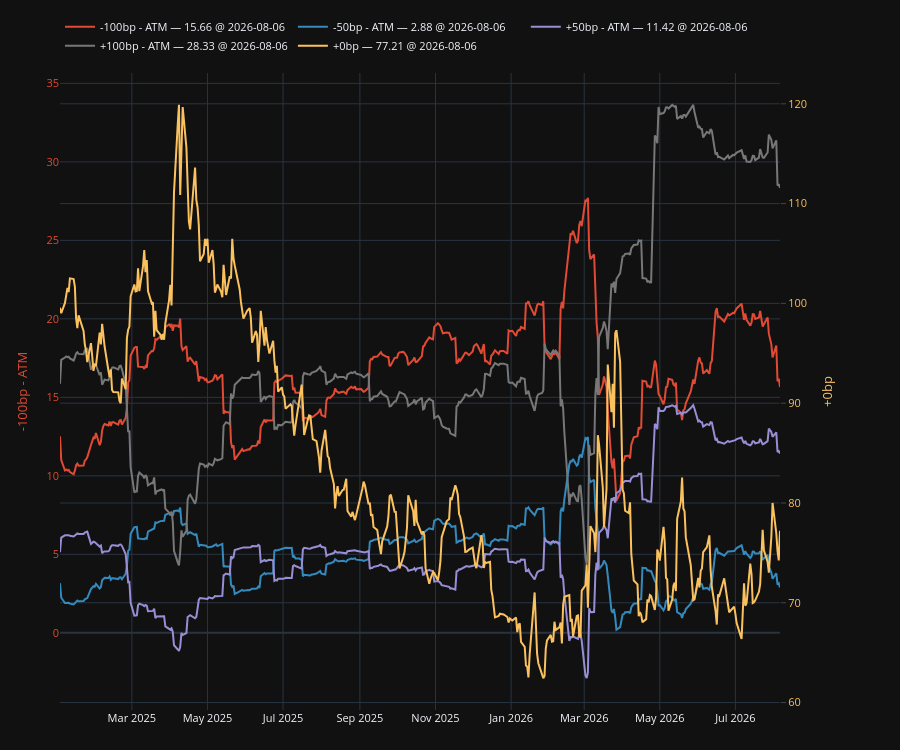

Here is the notebook cell this chart was saved with:
### Code cell
plot, fig, ax, ax2, legend = make_secondary_axis_plot(engine="plotly")
for col in [c for c in skew.columns if c.endswith("- ATM")]:
    plot(skew[col], which="left")
plot(skew["+0bp"], which="right")
legend(valfmt="{:.2f}", show_date=True)

### Figure 1 — Plotly figure (JSON) as saved in the notebook; plotly's stock layout.template omitted (floating-point values rounded to 4 significant figures; data arrays with more than 128 entries replaced by an {"elided": "..."} marker saying what was removed)
{"data": [{"line": {"color": "#E24A33"}, "mode": "lines", "name": "-100bp - ATM — 15.66 @ 2026-08-06", "showlegend": true, "type": "scatter", "x": {"elided": "399 str values"}, "y": {"elided": "399 float values"}, "yaxis": "y"}, {"line": {"color": "#348ABD"}, "mode": "lines", "name": "-50bp - ATM — 2.88 @ 2026-08-06", "showlegend": true, "type": "scatter", "x": {"elided": "399 str values"}, "y": {"elided": "399 float values"}, "yaxis": "y"}, {"line": {"color": "#988ED5"}, "mode": "lines", "name": "+50bp - ATM — 11.42 @ 2026-08-06", "showlegend": true, "type": "scatter", "x": {"elided": "399 str values"}, "y": {"elided": "399 float values"}, "yaxis": "y"}, {"line": {"color": "#777777"}, "mode": "lines", "name": "+100bp - ATM — 28.33 @ 2026-08-06", "showlegend": true, "type": "scatter", "x": {"elided": "399 str values"}, "y": {"elided": "399 float values"}, "yaxis": "y"}, {"line": {"color": "#FBC15E"}, "mode": "lines", "name": "+0bp — 77.21 @ 2026-08-06", "showlegend": true, "type": "scatter", "x": {"elided": "399 str values"}, "y": {"elided": "399 float values"}, "yaxis": "y2"}], "layout": {"font": {"size": 11}, "height": 750, "legend": {"orientation": "h", "x": 0, "xanchor": "left", "y": 1.02, "yanchor": "bottom"}, "margin": {"b": 40, "l": 60, "r": 120, "t": 60}, "newshape": {"line": {"color": "red"}}, "title": {}, "xaxis": {"showgrid": true, "showspikes": true, "spikecolor": "white", "spikemode": "across", "spikesnap": "cursor"}, "yaxis": {"showgrid": true, "showspikes": true, "spikecolor": "white", "spikesnap": "cursor", "spikethickness": 0.5, "tickfont": {"color": "#E24A33"}, "title": {"font": {"color": "#E24A33"}, "text": "-100bp - ATM"}}, "yaxis2": {"anchor": "x", "overlaying": "y", "position": 0.98, "showgrid": true, "showspikes": true, "side": "right", "spikecolor": "white", "spikesnap": "cursor", "spikethickness": 0.5, "tickfont": {"color": "#FBC15E"}, "ticklabelposition": "outside", "ticks": "outside", "title": {"font": {"color": "#FBC15E"}, "standoff": 16, "text": "+0bp"}}}}
